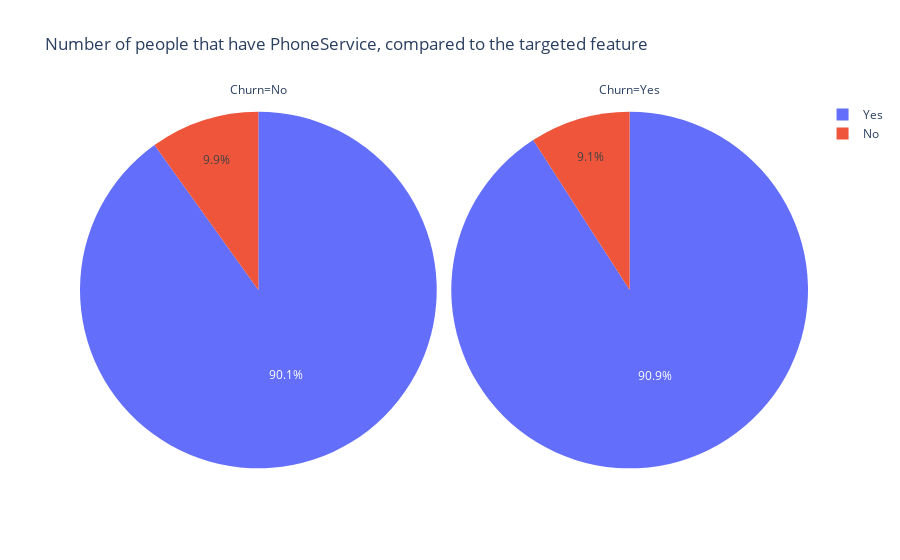
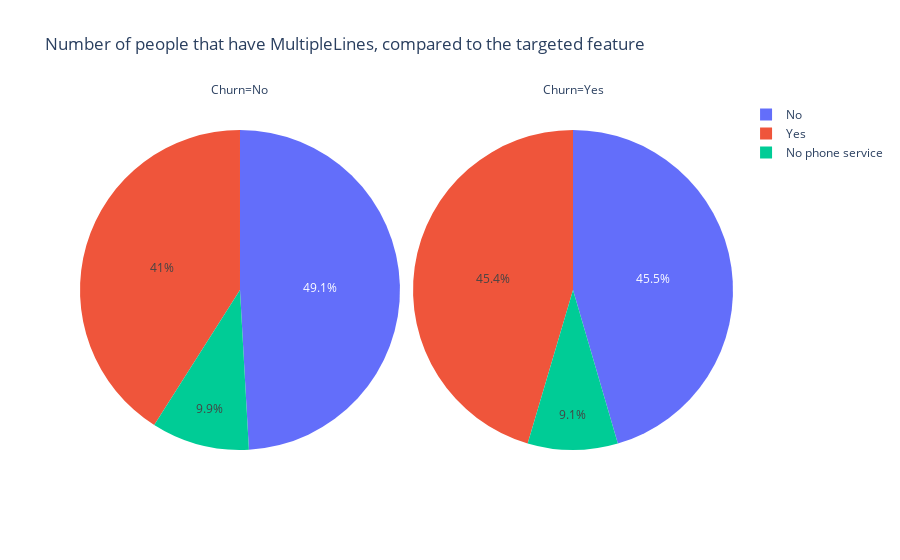
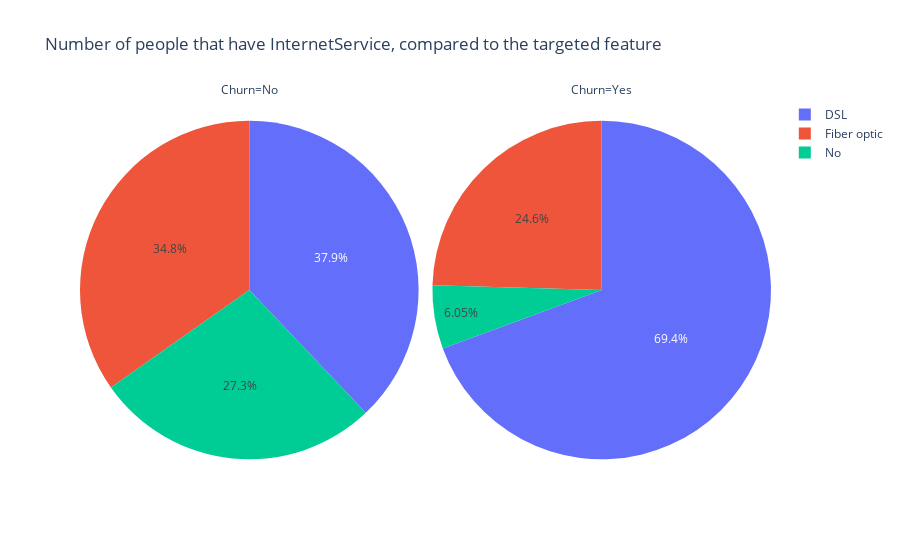

Notebook code cell kept with these figures, in order:
### Markdown cell above
1. <b>Phone Service:</b>

There are more people with phone service compared to those that do not have any phone service. When looking at the chart indicating the customers that have left the business (Churn = Yes), it also displays that the majority of customers leaving the business have phone service.

`Question:` Could the service cause the customers to leave?

2. <b>Multiple Lines:</b>

Looking at the Multiple Lines bar chart, a larger amount of the people do not have multiple lines. The number of customers leaving the business is almost an even split between those that have multiple lines (850) and the people that do not have multiple lines (849). The people that have no phone service remain the same as indicated in the Phone Service bar chart, indicating that the data is clear and there are no inconsistencies between the Phone service column and the Multiple lines column.

3. <b>Internet Service:</b>

The majority of customers have DSL Internet Service, but looking at the customers that left the business, most of them have fiber optic internet service.

`Question:` Could the fiber optic internet service cause the customers to leave the business at possibly find new providers?

4. <b>Online Security:</b>

A large portion of the customers do not make use of online security. There are still more people that use security than those that do not have any security, indicating that it is still something that customers use and something that the business could invest in to make more customers use it. The amount of people not making use of internet service is still the same amount in the internet security column, meaning that the data is clear and there are no inconsistencies between the Internet Service column and the Online security column. Looking at the number of customers leaving the business, customers that do not make use of online security are in majority.

`Question:` Is the online security priced properly, should the business consider changing the price of security?

`Question:` Is the business offering good security and are there customers that did not have a good experience with the security that the business offers.

### Code cell
# Display the values in a pie graph
for col in listofComparison:
    gen_df = pd.DataFrame(
        data_df[[col, 'Churn']]
        .groupby('Churn')
        .value_counts()
        .reset_index()
    )


    fig = px.pie(
        data_frame=gen_df,
        values='count',
        facet_col= 'Churn',
        color=gen_df[col].index,
        names=gen_df[col],
        title=f'Number of people that have {col}, compared to the targeted feature'
    )

    fig.update_layout(xaxis_title=f'{col} Outcome', yaxis_title='Number of customers')
    fig.show()

### Figure 1 — Plotly figure (JSON) as saved in the notebook; plotly's stock layout.template omitted (floating-point values rounded to 4 significant figures)
{"data": [{"customdata": [[0], [1]], "domain": {"x": [0, 0.49], "y": [0, 1]}, "hovertemplate": "Churn=No<br>PhoneService=%{label}<br>count=%{value}<br>index=%{customdata[0]}<extra></extra>", "labels": ["Yes", "No"], "legendgroup": "", "marker": {"colors": ["#636efa", "#EF553B"]}, "name": "", "showlegend": true, "type": "pie", "values": [4662, 512]}, {"customdata": [[2], [3]], "domain": {"x": [0.51, 1], "y": [0, 1]}, "hovertemplate": "Churn=Yes<br>PhoneService=%{label}<br>count=%{value}<br>index=%{customdata[0]}<extra></extra>", "labels": ["Yes", "No"], "legendgroup": "", "marker": {"colors": ["#636efa", "#EF553B"]}, "name": "", "showlegend": true, "type": "pie", "values": [1699, 170]}], "layout": {"annotations": [{"font": {}, "showarrow": false, "text": "Churn=No", "x": 0.245, "xanchor": "center", "xref": "paper", "y": 1, "yanchor": "bottom", "yref": "paper"}, {"font": {}, "showarrow": false, "text": "Churn=Yes", "x": 0.755, "xanchor": "center", "xref": "paper", "y": 1, "yanchor": "bottom", "yref": "paper"}], "legend": {"tracegroupgap": 0}, "title": {"text": "Number of people that have PhoneService, compared to the targeted feature"}, "xaxis": {"title": {"text": "PhoneService Outcome"}}, "yaxis": {"title": {"text": "Number of customers"}}}}

### Figure 2 — Plotly figure (JSON) as saved in the notebook; plotly's stock layout.template omitted (floating-point values rounded to 4 significant figures)
{"data": [{"customdata": [[0], [1], [2]], "domain": {"x": [0, 0.49], "y": [0, 1]}, "hovertemplate": "Churn=No<br>MultipleLines=%{label}<br>count=%{value}<br>index=%{customdata[0]}<extra></extra>", "labels": ["No", "Yes", "No phone service"], "legendgroup": "", "marker": {"colors": ["#636efa", "#EF553B", "#00cc96"]}, "name": "", "showlegend": true, "type": "pie", "values": [2541, 2121, 512]}, {"customdata": [[3], [4], [5]], "domain": {"x": [0.51, 1], "y": [0, 1]}, "hovertemplate": "Churn=Yes<br>MultipleLines=%{label}<br>count=%{value}<br>index=%{customdata[0]}<extra></extra>", "labels": ["Yes", "No", "No phone service"], "legendgroup": "", "marker": {"colors": ["#636efa", "#EF553B", "#00cc96"]}, "name": "", "showlegend": true, "type": "pie", "values": [850, 849, 170]}], "layout": {"annotations": [{"font": {}, "showarrow": false, "text": "Churn=No", "x": 0.245, "xanchor": "center", "xref": "paper", "y": 1, "yanchor": "bottom", "yref": "paper"}, {"font": {}, "showarrow": false, "text": "Churn=Yes", "x": 0.755, "xanchor": "center", "xref": "paper", "y": 1, "yanchor": "bottom", "yref": "paper"}], "legend": {"tracegroupgap": 0}, "title": {"text": "Number of people that have MultipleLines, compared to the targeted feature"}, "xaxis": {"title": {"text": "MultipleLines Outcome"}}, "yaxis": {"title": {"text": "Number of customers"}}}}

### Figure 3 — Plotly figure (JSON) as saved in the notebook; plotly's stock layout.template omitted (floating-point values rounded to 4 significant figures)
{"data": [{"customdata": [[0], [1], [2]], "domain": {"x": [0, 0.49], "y": [0, 1]}, "hovertemplate": "Churn=No<br>InternetService=%{label}<br>count=%{value}<br>index=%{customdata[0]}<extra></extra>", "labels": ["DSL", "Fiber optic", "No"], "legendgroup": "", "marker": {"colors": ["#636efa", "#EF553B", "#00cc96"]}, "name": "", "showlegend": true, "type": "pie", "values": [1962, 1799, 1413]}, {"customdata": [[3], [4], [5]], "domain": {"x": [0.51, 1], "y": [0, 1]}, "hovertemplate": "Churn=Yes<br>InternetService=%{label}<br>count=%{value}<br>index=%{customdata[0]}<extra></extra>", "labels": ["Fiber optic", "DSL", "No"], "legendgroup": "", "marker": {"colors": ["#636efa", "#EF553B", "#00cc96"]}, "name": "", "showlegend": true, "type": "pie", "values": [1297, 459, 113]}], "layout": {"annotations": [{"font": {}, "showarrow": false, "text": "Churn=No", "x": 0.245, "xanchor": "center", "xref": "paper", "y": 1, "yanchor": "bottom", "yref": "paper"}, {"font": {}, "showarrow": false, "text": "Churn=Yes", "x": 0.755, "xanchor": "center", "xref": "paper", "y": 1, "yanchor": "bottom", "yref": "paper"}], "legend": {"tracegroupgap": 0}, "title": {"text": "Number of people that have InternetService, compared to the targeted feature"}, "xaxis": {"title": {"text": "InternetService Outcome"}}, "yaxis": {"title": {"text": "Number of customers"}}}}
